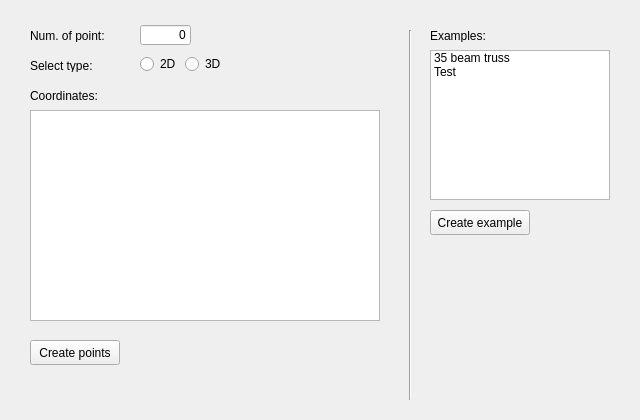
<?xml version="1.0" encoding="UTF-8"?>
<ui version="4.0">
 <class>MainWindow</class>
 <widget class="QMainWindow" name="MainWindow">
  <property name="geometry">
   <rect>
    <x>0</x>
    <y>0</y>
    <width>640</width>
    <height>420</height>
   </rect>
  </property>
  <property name="windowTitle">
   <string>EdisonDesigner - 2D/3D Truss creator</string>
  </property>
  <property name="layoutDirection">
   <enum>Qt::LeftToRight</enum>
  </property>
  <widget class="QWidget" name="centralwidget">
   <widget class="QTableWidget" name="coordTable">
    <property name="geometry">
     <rect>
      <x>30</x>
      <y>110</y>
      <width>350</width>
      <height>211</height>
     </rect>
    </property>
    <property name="layoutDirection">
     <enum>Qt::LeftToRight</enum>
    </property>
   </widget>
   <widget class="QRadioButton" name="select_2d">
    <property name="geometry">
     <rect>
      <x>140</x>
      <y>56</y>
      <width>37</width>
      <height>16</height>
     </rect>
    </property>
    <property name="text">
     <string>2D</string>
    </property>
   </widget>
   <widget class="QRadioButton" name="select_3d">
    <property name="geometry">
     <rect>
      <x>185</x>
      <y>56</y>
      <width>37</width>
      <height>16</height>
     </rect>
    </property>
    <property name="text">
     <string>3D</string>
    </property>
   </widget>
   <widget class="QLabel" name="label_3">
    <property name="geometry">
     <rect>
      <x>30</x>
      <y>60</y>
      <width>67</width>
      <height>12</height>
     </rect>
    </property>
    <property name="text">
     <string>Select type:</string>
    </property>
   </widget>
   <widget class="QLabel" name="label_4">
    <property name="geometry">
     <rect>
      <x>30</x>
      <y>90</y>
      <width>72</width>
      <height>12</height>
     </rect>
    </property>
    <property name="text">
     <string>Coordinates:</string>
    </property>
   </widget>
   <widget class="QPushButton" name="makePoints">
    <property name="geometry">
     <rect>
      <x>30</x>
      <y>340</y>
      <width>90</width>
      <height>25</height>
     </rect>
    </property>
    <property name="text">
     <string>Create points</string>
    </property>
   </widget>
   <widget class="QLineEdit" name="numOfPoints">
    <property name="geometry">
     <rect>
      <x>140</x>
      <y>25</y>
      <width>51</width>
      <height>20</height>
     </rect>
    </property>
    <property name="text">
     <string>0</string>
    </property>
    <property name="alignment">
     <set>Qt::AlignRight|Qt::AlignTrailing|Qt::AlignVCenter</set>
    </property>
   </widget>
   <widget class="QLabel" name="label">
    <property name="geometry">
     <rect>
      <x>30</x>
      <y>30</y>
      <width>80</width>
      <height>12</height>
     </rect>
    </property>
    <property name="text">
     <string>Num. of point:</string>
    </property>
   </widget>
   <widget class="Line" name="line">
    <property name="geometry">
     <rect>
      <x>400</x>
      <y>30</y>
      <width>20</width>
      <height>370</height>
     </rect>
    </property>
    <property name="lineWidth">
     <number>1</number>
    </property>
    <property name="orientation">
     <enum>Qt::Vertical</enum>
    </property>
   </widget>
   <widget class="QLabel" name="label_2">
    <property name="geometry">
     <rect>
      <x>430</x>
      <y>30</y>
      <width>61</width>
      <height>12</height>
     </rect>
    </property>
    <property name="text">
     <string>Examples:</string>
    </property>
   </widget>
   <widget class="QListWidget" name="exampleList">
    <property name="geometry">
     <rect>
      <x>430</x>
      <y>50</y>
      <width>180</width>
      <height>150</height>
     </rect>
    </property>
    <item>
     <property name="text">
      <string>35 beam truss</string>
     </property>
    </item>
    <item>
     <property name="text">
      <string>Test</string>
     </property>
    </item>
   </widget>
   <widget class="QPushButton" name="makeExample">
    <property name="geometry">
     <rect>
      <x>430</x>
      <y>210</y>
      <width>100</width>
      <height>25</height>
     </rect>
    </property>
    <property name="text">
     <string>Create example</string>
    </property>
   </widget>
  </widget>
 </widget>
 <resources/>
 <connections/>
</ui>
